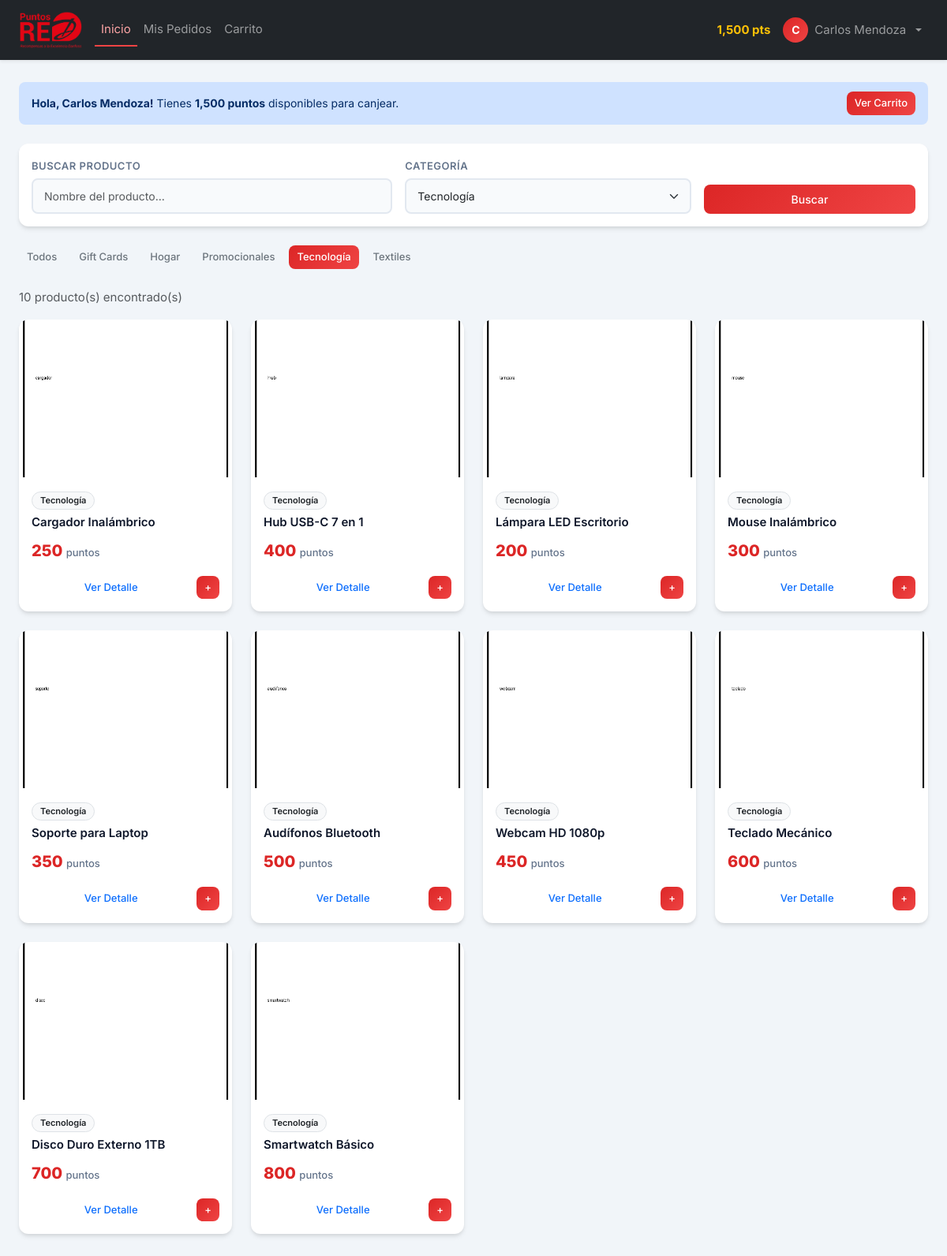
/usuario/index.php?categoria=1 (signed in), run on the app's committed database.
### tables this page shows
CREATE TABLE categorias (
    id          INT UNSIGNED AUTO_INCREMENT PRIMARY KEY,
    nombre      VARCHAR(100) NOT NULL,
    descripcion TEXT,
    fecha_creacion DATETIME DEFAULT CURRENT_TIMESTAMP
);

CREATE TABLE productos (
    id              INT UNSIGNED AUTO_INCREMENT PRIMARY KEY,
    nombre          VARCHAR(200) NOT NULL,
    descripcion     TEXT,
    categoria_id    INT UNSIGNED NOT NULL,
    precio_puntos   INT UNSIGNED NOT NULL,                
    precio_pesos   DECIMAL(10,2) DEFAULT 0,            
    stock           INT UNSIGNED NOT NULL DEFAULT 0,
    imagen_url      VARCHAR(500) DEFAULT 'assets/img/productos/default.png',
    fecha_creacion  DATETIME DEFAULT CURRENT_TIMESTAMP,
    CONSTRAINT fk_producto_categoria FOREIGN KEY (categoria_id)
        REFERENCES categorias(id) ON DELETE RESTRICT ON UPDATE CASCADE
);

### includes/sesion.php (called while the page is built, shortened)
<?php
require_once __DIR__ . '/../config/seguridad.php';
function obtener_usuario_sesion() {
    return [
        'id'     => $_SESSION['usuario_id'] ?? 0,
        'nombre' => $_SESSION['nombre']     ?? '',
        'email'  => $_SESSION['email']      ?? '',
        'rol'    => $_SESSION['rol']        ?? '',
        'puntos' => $_SESSION['puntos']     ?? 0,
    ];
}

### config/seguridad.php (called while the page is built, shortened)
<?php
function sanitizar_salida($texto) {
    return htmlspecialchars($texto ?? '', ENT_QUOTES, 'UTF-8');
}

### usuario/index.php (the view, shortened to what this page needs)
<?php
require_once '../includes/sesion.php';
require_once '../config/conexion.php';
$usuario = obtener_usuario_sesion();
$stmt = $pdo->prepare("SELECT id, nombre FROM categorias ORDER BY nombre");
$stmt->execute();
$categorias = $stmt->fetchAll();
$categoria_id = isset($_GET['categoria']) && is_numeric($_GET['categoria']) ? (int)$_GET['categoria'] : null;
$busqueda     = trim($_GET['buscar'] ?? '');
$sql    = "SELECT p.*, c.nombre AS categoria_nombre FROM productos p INNER JOIN categorias c ON p.categoria_id = c.id WHERE 1=1";
$params = [];
if ($categoria_id !== null) {
    $sql .= " AND p.categoria_id = ?";
    $params[] = $categoria_id;
}
$sql .= " ORDER BY p.stock DESC, p.nombre";
$stmt = $pdo->prepare($sql);
$stmt->execute($params);
$productos = $stmt->fetchAll();
?>
<!DOCTYPE html>
<html lang="es">
<head>
    <link href="https://cdn.jsdelivr.net/npm/bootstrap@5.3.2/dist/css/bootstrap.min.css" rel="stylesheet">
    <link href="../assets/css/estilos.css" rel="stylesheet">
</head>
<body>
<?php require_once '../includes/navbar.php'; ?>
<div class="main-content">
<div class="container-fluid px-4">
    <div class="alert alert-primary d-flex align-items-center justify-content-between mb-4 rounded-3" role="alert">
        <div>
            <strong>Hola, <?= sanitizar_salida($usuario['nombre']) ?>!</strong>
            Tienes <strong><?= number_format($usuario['puntos']) ?> puntos</strong> disponibles para canjear.
        </div>
        <a href="carrito.php" class="btn btn-primary btn-sm">Ver Carrito</a>
    </div>
    <div class="card mb-4">
        <div class="card-body py-3">
            <form method="GET" action="index.php" class="row g-3 align-items-end" id="formFiltros">
                <div class="col-md-5">
                    <label class="form-label">Buscar Producto</label>
                    <input type="text" class="form-control" name="buscar" id="inputBuscar"
                           placeholder="Nombre del producto..."
                           value="<?= sanitizar_salida($busqueda) ?>">
                </div>
                <div class="col-md-4">
                    <label class="form-label">Categoría</label>
                    <select class="form-select" name="categoria" id="selectCategoria">
                        <?php foreach ($categorias as $cat): ?>
                        <option value="<?= $cat['id'] ?>" <?= $categoria_id === (int)$cat['id'] ? 'selected' : '' ?>>
                            <?= sanitizar_salida($cat['nombre']) ?>
                        </option>
                        <?php endforeach; ?>
                    </select>
                </div>
                <div class="col-md-3">
                    <button type="submit" class="btn btn-primary w-100">Buscar</button>
                </div>
            </form>
        </div>
    </div>
    <div class="d-flex flex-wrap gap-2 mb-4">
        <a href="index.php" class="btn btn-sm <?= $categoria_id === null && empty($busqueda) ? 'btn-primary' : 'btn-outline-secondary' ?>">
            Todos
        </a>
        <?php foreach ($categorias as $cat): ?>
        <a href="index.php?categoria=<?= $cat['id'] ?>"
           class="btn btn-sm <?= $categoria_id === (int)$cat['id'] ? 'btn-primary' : 'btn-outline-secondary' ?>">
            <?= sanitizar_salida($cat['nombre']) ?>
        </a>
        <?php endforeach; ?>
    </div>
    <?php if (!empty($busqueda) || $categoria_id !== null): ?>
    <p class="text-muted mb-3">
        <?= count($productos) ?> producto(s) encontrado(s)
    </p>
    <?php endif; ?>
    <div class="row g-4" id="gridProductos">
        <?php if (empty($productos)): ?>
        <div class="col-12 text-center py-5">
            <div style="font-size:64px">🔍</div>
            <h4 class="text-muted">No se encontraron productos</h4>
            <a href="index.php" class="btn btn-primary mt-3">Ver todos los productos</a>
        </div>
        <?php else: ?>
        <?php foreach ($productos as $p): ?>
        <div class="col-xl-3 col-lg-4 col-md-6">
            <div class="product-card card">
                <div class="product-img-placeholder" onclick="verDetalleProducto(<?= htmlspecialchars(json_encode($p), ENT_QUOTES) ?>)" style="cursor:pointer">
                    <img src="../<?= sanitizar_salida($p['imagen_url']) ?>"
                         alt="<?= sanitizar_salida($p['nombre']) ?>"
                         class="product-img"
                         onerror="this.parentElement.innerHTML='<div class=\'product-img-placeholder\'>📦</div>'">
                </div>
                <div class="card-body d-flex flex-column">
                    <div class="mb-1">
                        <span class="badge bg-light text-dark border" style="font-size:11px">
                            <?= sanitizar_salida($p['categoria_nombre']) ?>
                        </span>
                    </div>
                    <div class="product-name"><?= sanitizar_salida($p['nombre']) ?></div>
                    <div class="product-price mt-auto">
                        <?= number_format($p['precio_puntos']) ?>
                        <span>puntos</span>
                    </div>
                    <div class="d-flex gap-2 mt-3">
                        <button class="btn btn-outline-primary btn-sm flex-grow-1"
                                onclick="verDetalleProducto(<?= htmlspecialchars(json_encode($p), ENT_QUOTES) ?>)">
                            Ver Detalle
                        </button>
                        <?php if ($p['stock'] > 0): ?>
                        <button class="btn btn-primary btn-sm"
                                onclick="agregarCarritoRapido(<?= $p['id'] ?>, '<?= sanitizar_salida($p['nombre']) ?>')"
                                title="Agregar al carrito">
                            +
                        </button>
                        <?php endif; ?>
                    </div>
                </div>
            </div>
        </div>
        <?php endforeach; ?>
        <?php endif; ?>
    </div>
</div>
</div>
</body>
</html>

### assets/css/estilos.css (style rules this page uses)
:root { --primary: #dc2626; --primary-light: #ef4444; --primary-dark: #991b1b; --secondary: #64748b; --success: #10b981; --danger: #ef4444; --warning: #f59e0b; --info: #06b6d4; --light: #f8fafc; --dark: #0f172a; --border: #e2e8f0; --shadow: 0 4px 6px -1px rgba(0,0,0,0.1), 0 2px 4px -1px rgba(0,0,0,0.06); --shadow-lg: 0 10px 15px -3px rgba(0,0,0,0.1), 0 4px 6px -2px rgba(0,0,0,0.05); --radius: 12px; --radius-sm: 8px; }
body { font-family: 'Inter', -apple-system, BlinkMacSystemFont, 'Segoe UI', sans-serif; background-color: #f1f5f9; color: var(--dark); font-size: 15px; line-height: 1.6; overflow-y: scroll; }
.main-content { padding: 28px 0; min-height: calc(100vh - 60px); }
.card { border: none; border-radius: var(--radius); box-shadow: var(--shadow); background: white; }
.btn { border-radius: var(--radius-sm); font-weight: 500; font-size: 14px; padding: 8px 16px; transition: all 0.2s ease; border: none; }
.btn-primary { background: linear-gradient(135deg, var(--primary), var(--primary-light)); color: white; }
.btn-sm { padding: 5px 10px; font-size: 13px; }
.form-control, .form-select { border: 2px solid var(--border); border-radius: var(--radius-sm); padding: 10px 14px; font-size: 14px; transition: all 0.2s ease; background-color: #f8fafc; }
.form-label { font-weight: 600; font-size: 13px; color: var(--secondary); text-transform: uppercase; letter-spacing: 0.5px; margin-bottom: 6px; }
.badge { font-size: 12px; font-weight: 600; padding: 5px 10px; border-radius: 20px; }
.alert { border: none; border-radius: var(--radius-sm); font-size: 14px; padding: 12px 16px; }
.product-card { border-radius: var(--radius); overflow: hidden; transition: all 0.3s ease; border: none; box-shadow: var(--shadow); height: 100%; }
.product-card .product-img { width: 100%; height: 200px; object-fit: cover; background: linear-gradient(135deg, #e2e8f0, #cbd5e1); }
.product-card .product-img-placeholder { width: 100%; height: 200px; background: linear-gradient(135deg, #e2e8f0, #cbd5e1); display: flex; align-items: center; justify-content: center; font-size: 48px; color: #94a3b8; }
.product-card .card-body { padding: 16px; }
.product-card .product-name { font-weight: 600; font-size: 15px; margin-bottom: 8px; color: var(--dark); display: -webkit-box; -webkit-line-clamp: 2; -webkit-box-orient: vertical; overflow: hidden; }
.product-card .product-price { font-size: 20px; font-weight: 800; color: var(--primary); }
.product-card .product-price span { font-size: 13px; font-weight: 500; color: var(--secondary); }

### data on the page
categorias: nombre "Gift Cards"
categorias: nombre "Hogar"
categorias: nombre "Promocionales"
categorias: nombre "Tecnología"
categorias: nombre "Textiles"
productos: imagen_url (picture), categoria.nombre "Tecnología", nombre "Cargador Inalámbrico", precio_puntos "250"
productos: imagen_url (picture), categoria.nombre "Tecnología", nombre "Hub USB-C 7 en 1", precio_puntos "400"
productos: imagen_url (picture), categoria.nombre "Tecnología", nombre "Lámpara LED Escritorio", precio_puntos "200"
productos: imagen_url (picture), categoria.nombre "Tecnología", nombre "Mouse Inalámbrico", precio_puntos "300"
productos: imagen_url (picture), categoria.nombre "Tecnología", nombre "Soporte para Laptop", precio_puntos "350"
productos: imagen_url (picture), categoria.nombre "Tecnología", nombre "Audífonos Bluetooth", precio_puntos "500"
productos: imagen_url (picture), categoria.nombre "Tecnología", nombre "Webcam HD 1080p", precio_puntos "450"
productos: imagen_url (picture), categoria.nombre "Tecnología", nombre "Teclado Mecánico", precio_puntos "600"
productos: imagen_url (picture), categoria.nombre "Tecnología", nombre "Disco Duro Externo 1TB", precio_puntos "700"
productos: imagen_url (picture), categoria.nombre "Tecnología", nombre "Smartwatch Básico", precio_puntos "800"

### other printed values
$puntos_usuario "1,500"
substr($nombre_usuario, 0, 1) "C"
$nombre_usuario "Carlos Mendoza"
sanitizar_salida($usuario['nombre']) "Carlos Mendoza"
$usuario['puntos'] "1,500"
count($productos) "10"
form field categoria "Tecnología"
